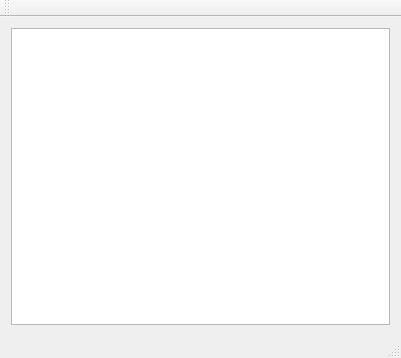
<?xml version="1.0" encoding="UTF-8"?>
<ui version="4.0">
 <class>MainWindow</class>
 <widget class="QMainWindow" name="MainWindow">
  <property name="geometry">
   <rect>
    <x>0</x>
    <y>0</y>
    <width>401</width>
    <height>358</height>
   </rect>
  </property>
  <property name="windowTitle">
   <string>QTCPServer</string>
  </property>
  <property name="styleSheet">
   <string notr="true"/>
  </property>
  <widget class="QWidget" name="centralWidget">
   <layout class="QGridLayout" name="gridLayout">
    <item row="0" column="0">
     <widget class="QTextBrowser" name="textBrowser_receivedMessages">
      <property name="styleSheet">
       <string notr="true"/>
      </property>
     </widget>
    </item>
    <item row="1" column="0">
     <layout class="QGridLayout" name="gridLayout_2">
      <item row="0" column="0" colspan="2">
       <layout class="QHBoxLayout" name="horizontalLayout"/>
      </item>
     </layout>
    </item>
   </layout>
  </widget>
  <widget class="QMenuBar" name="menuBar">
   <property name="geometry">
    <rect>
     <x>0</x>
     <y>0</y>
     <width>401</width>
     <height>25</height>
    </rect>
   </property>
  </widget>
  <widget class="QToolBar" name="mainToolBar">
   <attribute name="toolBarArea">
    <enum>TopToolBarArea</enum>
   </attribute>
   <attribute name="toolBarBreak">
    <bool>false</bool>
   </attribute>
  </widget>
  <widget class="QStatusBar" name="statusBar"/>
 </widget>
 <layoutdefault spacing="6" margin="11"/>
 <resources/>
 <connections/>
</ui>
